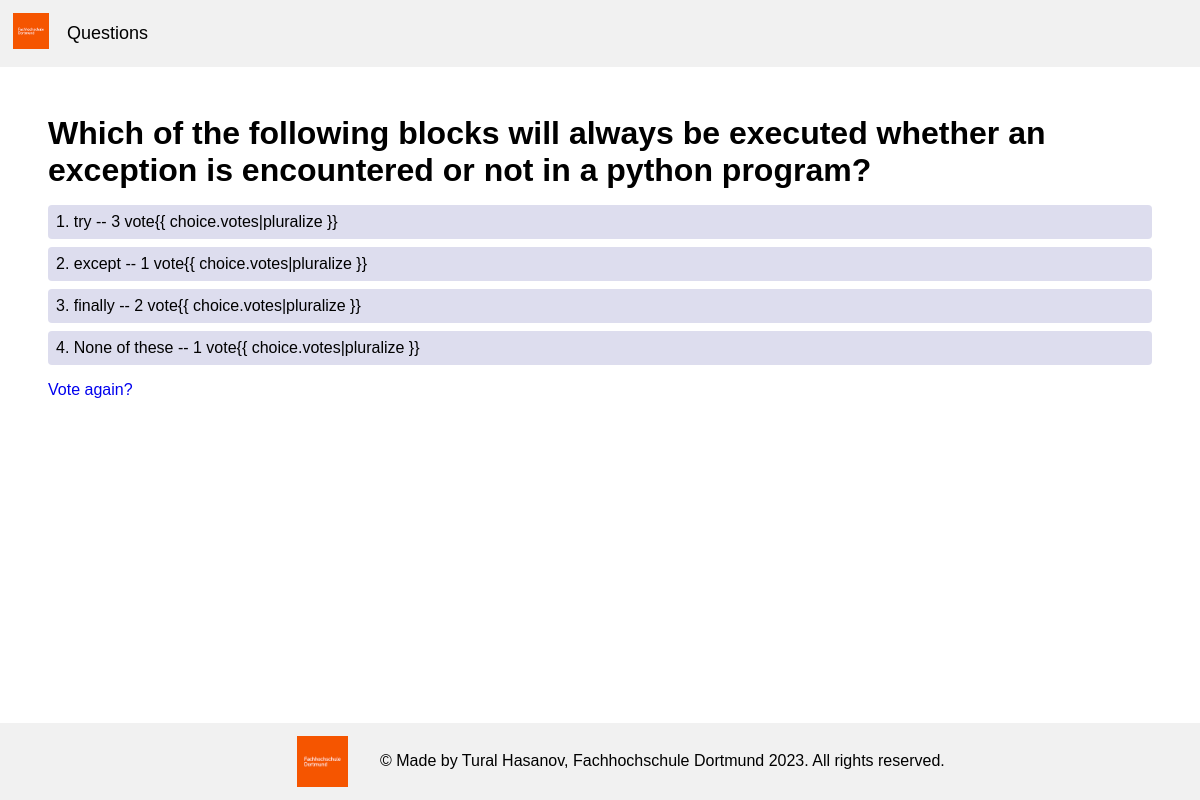
Screenshot of /5/results/ with the database file from the repository.
### polls/models.py (models this page shows, shortened)
class Question(models.Model):
    question_text = models.CharField(max_length=200)
    pub_date = models.DateTimeField('date published')
    created_at = models.DateTimeField(auto_now_add=True)
    updated_at = models.DateTimeField(auto_now=True)
    objects = QuestionManager()

class Choice(models.Model):
    question = models.ForeignKey(Question, related_name="question_choices", on_delete=models.CASCADE)
    choice_text = models.CharField(max_length=200)
    votes = models.IntegerField(default=0)
    created_at = models.DateTimeField(auto_now_add=True)
    updated_at = models.DateTimeField(auto_now=True)

### polls/views.py (the view)
# urls.py: path('<int:question_id>/results/', views.results, name='results'),
def results(request, question_id):
    try:
        question = Question.objects.prefetch_related('question_choices').get(pk=question_id)
    except Question.DoesNotExist:
        raise Http404("Question does not exist")
    return render(request, 'polls/results.html', {'question': question})

### polls/models.py (called while the page is built)
    def get_queryset(self):
        return super().get_queryset().filter(pub_date__lte=timezone.now())

### polls/templates/polls/results.html
{% extends 'app.html' %} {% block content %}
<h1>{{ question.question_text }}</h1>
<ul class="choices">
  {% for choice in question.question_choices.all %}
  <li class="question-choice">
    {{forloop.counter}}. {{ choice.choice_text }} -- {{ choice.votes }} vote{{
    choice.votes|pluralize }}
  </li>
  {% endfor %}
</ul>
<a href="{% url 'polls:detail' question.id %}">Vote again?</a>
{% endblock content %}

### static/style.css (style rules this page uses)
* { margin: 0; padding: 0; font-family: Arial, Helvetica, sans-serif; }
li { list-style: none; }
a { text-decoration: none; }
ul.choices { margin-bottom: 1em; margin-top: 1em; }
li.question-choice { background: #dde; border: none; border-radius: 4px; margin-bottom: 0.5em; padding: 0.5em; }

### rows the page displays
Question: question_text "Which of the following blocks will always be executed whether an exception is encountered or not in a python program?"
Choice: choice_text "try", votes "3"
Choice: choice_text "except", votes "1"
Choice: choice_text "finally", votes "2"
Choice: choice_text "None of these", votes "1"
